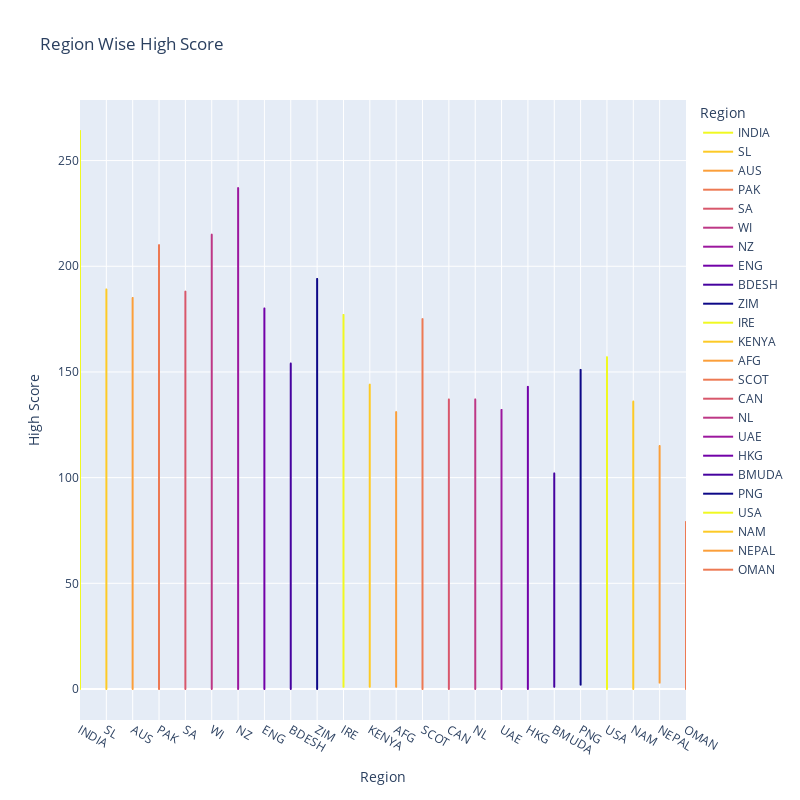

The code cell stored with this chart in its notebook:
### Code cell
px.line(odi, x='Final Region', y='HS', color='Final Region', title='Region Wise High Score', 
     color_discrete_sequence=px.colors.sequential.Plasma_r, width=800, height=800,
     labels={'Final Region':'Region', 'HS':'High Score'})

### Figure 1 — Plotly figure (JSON) as saved in the notebook; plotly's stock layout.template omitted (floating-point values rounded to 4 significant figures; data arrays with more than 128 entries replaced by an {"elided": "..."} marker saying what was removed)
{"data": [{"hovertemplate": "Region=%{x}<br>High Score=%{y}<extra></extra>", "legendgroup": "INDIA", "line": {"color": "#f0f921", "dash": "solid"}, "marker": {"symbol": "circle"}, "mode": "lines", "name": "INDIA", "showlegend": true, "type": "scattergl", "x": {"elided": "217 str values"}, "xaxis": "x", "y": {"elided": "217 int values"}, "yaxis": "y"}, {"hovertemplate": "Region=%{x}<br>High Score=%{y}<extra></extra>", "legendgroup": "SL", "line": {"color": "#fdca26", "dash": "solid"}, "marker": {"symbol": "circle"}, "mode": "lines", "name": "SL", "showlegend": true, "type": "scattergl", "x": {"elided": "185 str values"}, "xaxis": "x", "y": {"elided": "185 int values"}, "yaxis": "y"}, {"hovertemplate": "Region=%{x}<br>High Score=%{y}<extra></extra>", "legendgroup": "AUS", "line": {"color": "#fb9f3a", "dash": "solid"}, "marker": {"symbol": "circle"}, "mode": "lines", "name": "AUS", "showlegend": true, "type": "scattergl", "x": {"elided": "219 str values"}, "xaxis": "x", "y": {"elided": "219 int values"}, "yaxis": "y"}, {"hovertemplate": "Region=%{x}<br>High Score=%{y}<extra></extra>", "legendgroup": "PAK", "line": {"color": "#ed7953", "dash": "solid"}, "marker": {"symbol": "circle"}, "mode": "lines", "name": "PAK", "showlegend": true, "type": "scattergl", "x": {"elided": "219 str values"}, "xaxis": "x", "y": {"elided": "219 int values"}, "yaxis": "y"}, {"hovertemplate": "Region=%{x}<br>High Score=%{y}<extra></extra>", "legendgroup": "SA", "line": {"color": "#d8576b", "dash": "solid"}, "marker": {"symbol": "circle"}, "mode": "lines", "name": "SA", "showlegend": true, "type": "scattergl", "x": ["SA", "SA", "SA", "SA", "SA", "SA", "SA", "SA", "SA", "SA", "SA", "SA", "SA", "SA", "SA", "SA", "SA", "SA", "SA", "SA", "SA", "SA", "SA", "SA", "SA", "SA", "SA", "SA", "SA", "SA", "SA", "SA", "SA", "SA", "SA", "SA", "SA", "SA", "SA", "SA", "SA", "SA", "SA", "SA", "SA", "SA", "SA", "SA", "SA", "SA", "SA", "SA", "SA", "SA", "SA", "SA", "SA", "SA", "SA", "SA", "SA", "SA", "SA", "SA", "SA", "SA", "SA", "SA", "SA", "SA", "SA", "SA", "SA", "SA", "SA", "SA", "SA", "SA", "SA", "SA", "SA", "SA", "SA", "SA", "SA", "SA", "SA", "SA", "SA", "SA", "SA", "SA", "SA", "SA", "SA", "SA", "SA", "SA", "SA", "SA", "SA", "SA", "SA", "SA", "SA", "SA", "SA", "SA", "SA", "SA", "SA", "SA", "SA", "SA", "SA", "SA", "SA", "SA", "SA", "SA", "SA", "SA"], "xaxis": "x", "y": [139, 176, 159, 175, 141, 188, 121, 112, 185, 150, 178, 147, 124, 103, 130, 125, 139, 161, 131, 100, 129, 97, 132, 81, 70, 89, 81, 53, 124, 127, 97, 61, 95, 67, 46, 106, 68, 69, 63, 56, 80, 169, 71, 62, 102, 82, 60, 63, 69, 88, 54, 56, 32, 31, 59, 24, 42, 32, 20, 113, 29, 30, 54, 26, 50, 30, 45, 43, 42, 41, 23, 13, 39, 37, 51, 28, 20, 35, 23, 19, 12, 29, 23, 35, 33, 23, 16, 28, 13, 34, 19, 17, 25, 31, 14, 17, 17, 24, 23, 11, 16, 6, 4, 5, 5, 7, 8, 7, 6, 6, 6, 5, 4, 3, 3, 2, 2, 1, 0, 0, 0, 0], "yaxis": "y"}, {"hovertemplate": "Region=%{x}<br>High Score=%{y}<extra></extra>", "legendgroup": "WI", "line": {"color": "#bd3786", "dash": "solid"}, "marker": {"symbol": "circle"}, "mode": "lines", "name": "WI", "showlegend": true, "type": "scattergl", "x": {"elided": "190 str values"}, "xaxis": "x", "y": {"elided": "190 int values"}, "yaxis": "y"}, {"hovertemplate": "Region=%{x}<br>High Score=%{y}<extra></extra>", "legendgroup": "NZ", "line": {"color": "#9c179e", "dash": "solid"}, "marker": {"symbol": "circle"}, "mode": "lines", "name": "NZ", "showlegend": true, "type": "scattergl", "x": {"elided": "189 str values"}, "xaxis": "x", "y": {"elided": "189 int values"}, "yaxis": "y"}, {"hovertemplate": "Region=%{x}<br>High Score=%{y}<extra></extra>", "legendgroup": "ENG", "line": {"color": "#7201a8", "dash": "solid"}, "marker": {"symbol": "circle"}, "mode": "lines", "name": "ENG", "showlegend": true, "type": "scattergl", "x": {"elided": "247 str values"}, "xaxis": "x", "y": {"elided": "247 int values"}, "yaxis": "y"}, {"hovertemplate": "Region=%{x}<br>High Score=%{y}<extra></extra>", "legendgroup": "BDESH", "line": {"color": "#46039f", "dash": "solid"}, "marker": {"symbol": "circle"}, "mode": "lines", "name": "BDESH", "showlegend": true, "type": "scattergl", "x": {"elided": "129 str values"}, "xaxis": "x", "y": {"elided": "129 int values"}, "yaxis": "y"}, {"hovertemplate": "Region=%{x}<br>High Score=%{y}<extra></extra>", "legendgroup": "ZIM", "line": {"color": "#0d0887", "dash": "solid"}, "marker": {"symbol": "circle"}, "mode": "lines", "name": "ZIM", "showlegend": true, "type": "scattergl", "x": {"elided": "136 str values"}, "xaxis": "x", "y": {"elided": "136 int values"}, "yaxis": "y"}, {"hovertemplate": "Region=%{x}<br>High Score=%{y}<extra></extra>", "legendgroup": "IRE", "line": {"color": "#f0f921", "dash": "solid"}, "marker": {"symbol": "circle"}, "mode": "lines", "name": "IRE", "showlegend": true, "type": "scattergl", "x": ["IRE", "IRE", "IRE", "IRE", "IRE", "IRE", "IRE", "IRE", "IRE", "IRE", "IRE", "IRE", "IRE", "IRE", "IRE", "IRE", "IRE", "IRE", "IRE", "IRE", "IRE", "IRE", "IRE", "IRE", "IRE", "IRE", "IRE", "IRE", "IRE", "IRE", "IRE", "IRE", "IRE", "IRE", "IRE", "IRE", "IRE", "IRE", "IRE", "IRE", "IRE", "IRE", "IRE", "IRE", "IRE", "IRE", "IRE", "IRE", "IRE", "IRE", "IRE", "IRE", "IRE", "IRE"], "xaxis": "x", "y": [177, 139, 142, 109, 113, 145, 96, 79, 71, 45, 56, 62, 116, 50, 79, 78, 39, 45, 23, 36, 73, 39, 31, 31, 32, 18, 56, 37, 25, 28, 29, 54, 18, 19, 22, 14, 16, 18, 15, 16, 11, 15, 15, 8, 11, 12, 9, 7, 5, 4, 2, 2, 2, 1], "yaxis": "y"}, {"hovertemplate": "Region=%{x}<br>High Score=%{y}<extra></extra>", "legendgroup": "KENYA", "line": {"color": "#fdca26", "dash": "solid"}, "marker": {"symbol": "circle"}, "mode": "lines", "name": "KENYA", "showlegend": true, "type": "scattergl", "x": ["KENYA", "KENYA", "KENYA", "KENYA", "KENYA", "KENYA", "KENYA", "KENYA", "KENYA", "KENYA", "KENYA", "KENYA", "KENYA", "KENYA", "KENYA", "KENYA", "KENYA", "KENYA", "KENYA", "KENYA", "KENYA", "KENYA", "KENYA", "KENYA", "KENYA", "KENYA", "KENYA", "KENYA", "KENYA", "KENYA", "KENYA", "KENYA", "KENYA", "KENYA", "KENYA", "KENYA", "KENYA", "KENYA", "KENYA", "KENYA", "KENYA", "KENYA", "KENYA", "KENYA", "KENYA", "KENYA", "KENYA", "KENYA", "KENYA"], "xaxis": "x", "y": [111, 111, 98, 144, 113, 61, 83, 93, 96, 72, 78, 74, 92, 66, 67, 122, 74, 112, 36, 44, 73, 34, 16, 53, 86, 34, 47, 41, 27, 28, 15, 20, 33, 29, 11, 25, 25, 21, 16, 17, 6, 10, 16, 8, 6, 6, 5, 1, 1], "yaxis": "y"}, {"hovertemplate": "Region=%{x}<br>High Score=%{y}<extra></extra>", "legendgroup": "AFG", "line": {"color": "#fb9f3a", "dash": "solid"}, "marker": {"symbol": "circle"}, "mode": "lines", "name": "AFG", "showlegend": true, "type": "scattergl", "x": ["AFG", "AFG", "AFG", "AFG", "AFG", "AFG", "AFG", "AFG", "AFG", "AFG", "AFG", "AFG", "AFG", "AFG", "AFG", "AFG", "AFG", "AFG", "AFG", "AFG", "AFG", "AFG", "AFG", "AFG", "AFG", "AFG", "AFG", "AFG", "AFG", "AFG", "AFG", "AFG", "AFG", "AFG", "AFG", "AFG", "AFG", "AFG", "AFG", "AFG", "AFG", "AFG", "AFG", "AFG"], "xaxis": "x", "y": [116, 131, 114, 101, 96, 104, 114, 129, 97, 82, 81, 60, 47, 114, 56, 118, 52, 67, 53, 57, 60, 86, 94, 17, 39, 16, 15, 17, 21, 20, 25, 7, 23, 12, 9, 8, 6, 5, 3, 3, 3, 2, 2, 1], "yaxis": "y"}, {"hovertemplate": "Region=%{x}<br>High Score=%{y}<extra></extra>", "legendgroup": "SCOT", "line": {"color": "#ed7953", "dash": "solid"}, "marker": {"symbol": "circle"}, "mode": "lines", "name": "SCOT", "showlegend": true, "type": "scattergl", "x": ["SCOT", "SCOT", "SCOT", "SCOT", "SCOT", "SCOT", "SCOT", "SCOT", "SCOT", "SCOT", "SCOT", "SCOT", "SCOT", "SCOT", "SCOT", "SCOT", "SCOT", "SCOT", "SCOT", "SCOT", "SCOT", "SCOT", "SCOT", "SCOT", "SCOT", "SCOT", "SCOT", "SCOT", "SCOT", "SCOT", "SCOT", "SCOT", "SCOT", "SCOT", "SCOT", "SCOT", "SCOT", "SCOT", "SCOT", "SCOT", "SCOT", "SCOT", "SCOT", "SCOT", "SCOT", "SCOT", "SCOT", "SCOT", "SCOT", "SCOT", "SCOT", "SCOT", "SCOT", "SCOT", "SCOT", "SCOT", "SCOT", "SCOT", "SCOT", "SCOT", "SCOT", "SCOT", "SCOT", "SCOT", "SCOT", "SCOT", "SCOT", "SCOT"], "xaxis": "x", "y": [156, 175, 101, 119, 114, 139, 121, 101, 123, 114, 71, 61, 64, 58, 59, 59, 34, 41, 87, 96, 35, 37, 67, 46, 70, 63, 46, 31, 26, 28, 28, 31, 31, 32, 26, 23, 27, 17, 23, 27, 22, 20, 31, 23, 27, 20, 22, 11, 11, 7, 17, 13, 7, 14, 6, 10, 8, 10, 10, 8, 9, 3, 2, 3, 0, 0, 0, 0], "yaxis": "y"}, {"hovertemplate": "Region=%{x}<br>High Score=%{y}<extra></extra>", "legendgroup": "CAN", "line": {"color": "#d8576b", "dash": "solid"}, "marker": {"symbol": "circle"}, "mode": "lines", "name": "CAN", "showlegend": true, "type": "scattergl", "x": ["CAN", "CAN", "CAN", "CAN", "CAN", "CAN", "CAN", "CAN", "CAN", "CAN", "CAN", "CAN", "CAN", "CAN", "CAN", "CAN", "CAN", "CAN", "CAN", "CAN", "CAN", "CAN", "CAN", "CAN", "CAN", "CAN", "CAN", "CAN", "CAN", "CAN", "CAN", "CAN", "CAN", "CAN", "CAN", "CAN", "CAN", "CAN", "CAN", "CAN", "CAN", "CAN", "CAN", "CAN", "CAN", "CAN", "CAN", "CAN", "CAN", "CAN", "CAN", "CAN", "CAN", "CAN", "CAN", "CAN", "CAN", "CAN", "CAN", "CAN", "CAN", "CAN", "CAN", "CAN", "CAN", "CAN", "CAN", "CAN", "CAN", "CAN", "CAN", "CAN", "CAN", "CAN", "CAN", "CAN", "CAN", "CAN", "CAN", "CAN", "CAN", "CAN", "CAN", "CAN"], "xaxis": "x", "y": [137, 92, 111, 94, 130, 93, 44, 58, 62, 77, 72, 70, 48, 46, 49, 117, 70, 45, 88, 33, 38, 50, 49, 59, 35, 71, 53, 69, 40, 31, 46, 48, 45, 25, 21, 44, 24, 30, 43, 27, 16, 25, 13, 17, 19, 32, 19, 12, 29, 9, 25, 25, 12, 17, 20, 15, 13, 16, 18, 9, 8, 13, 6, 9, 13, 8, 10, 7, 3, 4, 5, 4, 4, 3, 2, 3, 3, 3, 2, 2, 1, 0, 0, 0], "yaxis": "y"}, {"hovertemplate": "Region=%{x}<br>High Score=%{y}<extra></extra>", "legendgroup": "NL", "line": {"color": "#bd3786", "dash": "solid"}, "marker": {"symbol": "circle"}, "mode": "lines", "name": "NL", "showlegend": true, "type": "scattergl", "x": ["NL", "NL", "NL", "NL", "NL", "NL", "NL", "NL", "NL", "NL", "NL", "NL", "NL", "NL", "NL", "NL", "NL", "NL", "NL", "NL", "NL", "NL", "NL", "NL", "NL", "NL", "NL", "NL", "NL", "NL", "NL", "NL", "NL", "NL", "NL", "NL", "NL", "NL", "NL", "NL", "NL", "NL", "NL", "NL", "NL", "NL", "NL", "NL", "NL", "NL", "NL", "NL", "NL", "NL", "NL", "NL", "NL", "NL", "NL", "NL", "NL", "NL", "NL", "NL", "NL"], "xaxis": "x", "y": [119, 98, 77, 96, 101, 137, 92, 80, 71, 104, 97, 58, 134, 56, 40, 52, 44, 74, 45, 29, 121, 41, 47, 34, 86, 34, 58, 57, 44, 51, 41, 32, 23, 16, 32, 20, 39, 34, 12, 31, 30, 15, 13, 15, 8, 22, 14, 9, 13, 19, 9, 15, 10, 12, 7, 7, 5, 6, 4, 2, 1, 1, 1, 0, 0], "yaxis": "y"}, {"hovertemplate": "Region=%{x}<br>High Score=%{y}<extra></extra>", "legendgroup": "UAE", "line": {"color": "#9c179e", "dash": "solid"}, "marker": {"symbol": "circle"}, "mode": "lines", "name": "UAE", "showlegend": true, "type": "scattergl", "x": ["UAE", "UAE", "UAE", "UAE", "UAE", "UAE", "UAE", "UAE", "UAE", "UAE", "UAE", "UAE", "UAE", "UAE", "UAE", "UAE", "UAE", "UAE", "UAE", "UAE", "UAE", "UAE", "UAE", "UAE", "UAE", "UAE", "UAE", "UAE", "UAE", "UAE", "UAE", "UAE", "UAE", "UAE", "UAE", "UAE", "UAE", "UAE", "UAE", "UAE", "UAE", "UAE", "UAE", "UAE", "UAE", "UAE", "UAE", "UAE", "UAE", "UAE", "UAE", "UAE", "UAE", "UAE", "UAE", "UAE", "UAE", "UAE", "UAE", "UAE", "UAE", "UAE", "UAE", "UAE", "UAE", "UAE", "UAE", "UAE", "UAE", "UAE", "UAE", "UAE", "UAE", "UAE", "UAE", "UAE", "UAE", "UAE", "UAE", "UAE", "UAE"], "xaxis": "x", "y": [106, 80, 121, 109, 132, 98, 90, 45, 92, 57, 67, 99, 50, 56, 66, 59, 79, 70, 47, 84, 43, 63, 47, 43, 51, 55, 41, 43, 40, 25, 60, 32, 28, 18, 28, 23, 24, 41, 16, 37, 22, 27, 39, 23, 23, 24, 13, 23, 17, 13, 12, 10, 11, 13, 10, 9, 14, 14, 8, 12, 6, 12, 6, 9, 4, 6, 7, 4, 5, 2, 3, 2, 2, 2, 1, 1, 1, 0, 0, 0, 0], "yaxis": "y"}, {"hovertemplate": "Region=%{x}<br>High Score=%{y}<extra></extra>", "legendgroup": "HKG", "line": {"color": "#7201a8", "dash": "solid"}, "marker": {"symbol": "circle"}, "mode": "lines", "name": "HKG", "showlegend": true, "type": "scattergl", "x": ["HKG", "HKG", "HKG", "HKG", "HKG", "HKG", "HKG", "HKG", "HKG", "HKG", "HKG", "HKG", "HKG", "HKG", "HKG", "HKG", "HKG", "HKG", "HKG", "HKG", "HKG", "HKG", "HKG", "HKG", "HKG", "HKG", "HKG", "HKG", "HKG", "HKG", "HKG", "HKG", "HKG", "HKG", "HKG", "HKG", "HKG", "HKG", "HKG", "HKG", "HKG"], "xaxis": "x", "y": [143, 89, 94, 73, 44, 59, 124, 34, 43, 42, 29, 27, 27, 36, 37, 45, 14, 35, 28, 21, 18, 27, 25, 30, 11, 26, 14, 16, 22, 14, 16, 16, 10, 4, 3, 2, 3, 0, 0, 0, 0], "yaxis": "y"}, {"hovertemplate": "Region=%{x}<br>High Score=%{y}<extra></extra>", "legendgroup": "BMUDA", "line": {"color": "#46039f", "dash": "solid"}, "marker": {"symbol": "circle"}, "mode": "lines", "name": "BMUDA", "showlegend": true, "type": "scattergl", "x": ["BMUDA", "BMUDA", "BMUDA", "BMUDA", "BMUDA", "BMUDA", "BMUDA", "BMUDA", "BMUDA", "BMUDA", "BMUDA", "BMUDA", "BMUDA", "BMUDA", "BMUDA", "BMUDA", "BMUDA", "BMUDA", "BMUDA", "BMUDA", "BMUDA", "BMUDA", "BMUDA", "BMUDA", "BMUDA", "BMUDA", "BMUDA", "BMUDA", "BMUDA", "BMUDA", "BMUDA", "BMUDA", "BMUDA", "BMUDA", "BMUDA"], "xaxis": "x", "y": [101, 102, 52, 52, 68, 56, 57, 72, 52, 48, 69, 27, 20, 60, 24, 34, 22, 42, 30, 20, 45, 20, 20, 16, 30, 11, 33, 17, 12, 15, 7, 7, 4, 2, 1], "yaxis": "y"}, {"hovertemplate": "Region=%{x}<br>High Score=%{y}<extra></extra>", "legendgroup": "PNG", "line": {"color": "#0d0887", "dash": "solid"}, "marker": {"symbol": "circle"}, "mode": "lines", "name": "PNG", "showlegend": true, "type": "scattergl", "x": ["PNG", "PNG", "PNG", "PNG", "PNG", "PNG", "PNG", "PNG", "PNG", "PNG", "PNG", "PNG", "PNG", "PNG", "PNG", "PNG", "PNG", "PNG", "PNG", "PNG", "PNG", "PNG", "PNG"], "xaxis": "x", "y": [104, 151, 109, 76, 59, 65, 61, 39, 35, 89, 46, 29, 46, 31, 28, 36, 21, 11, 38, 24, 4, 3, 2], "yaxis": "y"}, {"hovertemplate": "Region=%{x}<br>High Score=%{y}<extra></extra>", "legendgroup": "USA", "line": {"color": "#f0f921", "dash": "solid"}, "marker": {"symbol": "circle"}, "mode": "lines", "name": "USA", "showlegend": true, "type": "scattergl", "x": ["USA", "USA", "USA", "USA", "USA", "USA", "USA", "USA", "USA", "USA", "USA", "USA", "USA", "USA", "USA", "USA", "USA", "USA", "USA", "USA", "USA", "USA", "USA", "USA", "USA", "USA", "USA", "USA", "USA", "USA"], "xaxis": "x", "y": [157, 119, 95, 82, 56, 31, 34, 40, 44, 42, 19, 50, 18, 34, 26, 27, 23, 20, 16, 11, 9, 8, 6, 6, 4, 4, 3, 2, 1, 0], "yaxis": "y"}, {"hovertemplate": "Region=%{x}<br>High Score=%{y}<extra></extra>", "legendgroup": "NAM", "line": {"color": "#fdca26", "dash": "solid"}, "marker": {"symbol": "circle"}, "mode": "lines", "name": "NAM", "showlegend": true, "type": "scattergl", "x": ["NAM", "NAM", "NAM", "NAM", "NAM", "NAM", "NAM", "NAM", "NAM", "NAM", "NAM", "NAM", "NAM", "NAM", "NAM", "NAM", "NAM", "NAM", "NAM", "NAM", "NAM", "NAM", "NAM", "NAM", "NAM", "NAM"], "xaxis": "x", "y": [136, 85, 52, 73, 88, 41, 60, 36, 61, 52, 27, 33, 24, 41, 23, 24, 17, 14, 17, 11, 5, 6, 6, 5, 3, 0], "yaxis": "y"}, {"hovertemplate": "Region=%{x}<br>High Score=%{y}<extra></extra>", "legendgroup": "NEPAL", "line": {"color": "#fb9f3a", "dash": "solid"}, "marker": {"symbol": "circle"}, "mode": "lines", "name": "NEPAL", "showlegend": true, "type": "scattergl", "x": ["NEPAL", "NEPAL", "NEPAL", "NEPAL", "NEPAL", "NEPAL", "NEPAL", "NEPAL", "NEPAL", "NEPAL", "NEPAL", "NEPAL", "NEPAL", "NEPAL", "NEPAL", "NEPAL", "NEPAL", "NEPAL", "NEPAL"], "xaxis": "x", "y": [115, 61, 51, 40, 29, 55, 50, 15, 21, 21, 18, 19, 12, 8, 9, 3, 4, 4, 3], "yaxis": "y"}, {"hovertemplate": "Region=%{x}<br>High Score=%{y}<extra></extra>", "legendgroup": "OMAN", "line": {"color": "#ed7953", "dash": "solid"}, "marker": {"symbol": "circle"}, "mode": "lines", "name": "OMAN", "showlegend": true, "type": "scattergl", "x": ["OMAN", "OMAN", "OMAN", "OMAN", "OMAN", "OMAN", "OMAN", "OMAN", "OMAN", "OMAN", "OMAN", "OMAN", "OMAN"], "xaxis": "x", "y": [63, 79, 67, 35, 23, 29, 21, 32, 17, 12, 13, 1, 0], "yaxis": "y"}], "layout": {"height": 800, "legend": {"title": {"text": "Region"}, "tracegroupgap": 0}, "title": {"text": "Region Wise High Score"}, "width": 800, "xaxis": {"anchor": "y", "categoryarray": ["INDIA", "SL", "AUS", "PAK", "SA", "WI", "NZ", "ENG", "BDESH", "ZIM", "IRE", "KENYA", "AFG", "SCOT", "CAN", "NL", "UAE", "HKG", "BMUDA", "PNG", "USA", "NAM", "NEPAL", "OMAN"], "categoryorder": "array", "domain": [0, 1], "title": {"text": "Region"}}, "yaxis": {"anchor": "x", "domain": [0, 1], "title": {"text": "High Score"}}}}
